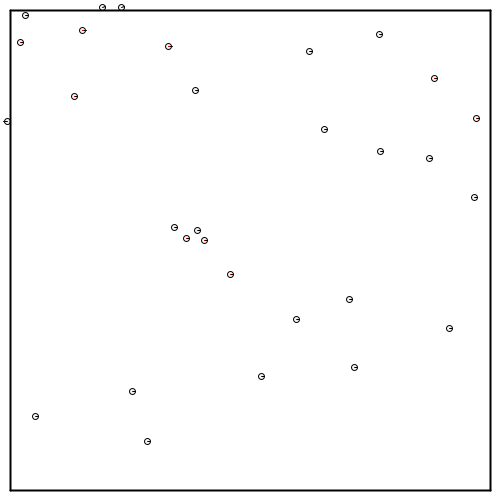
Frame 1 (no input)
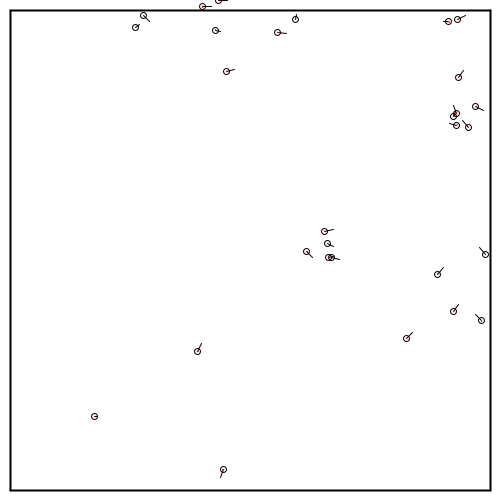
Frame 60 (the mouse pressed at the canvas centre just before this capture)
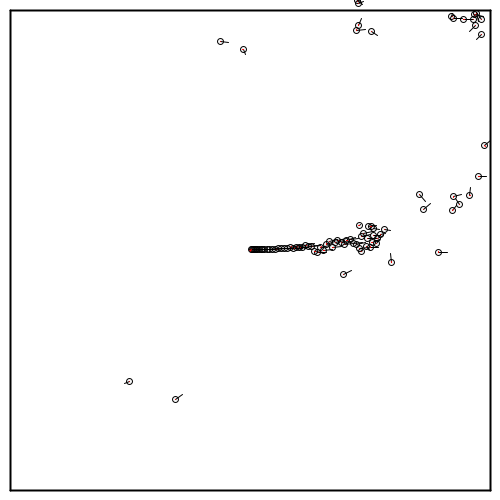
Frame 120 (the mouse held since frame 60 and released just before this capture)

The Processing sketch that drew these frames (run headless with seeded random() and noise(); from frame 60 on, the mouse is pressed at the canvas centre):

// Processing sketch: bee_swarm
// ── bee_swarm.pde

/////////////////////////////////////////
//                                     //
//          B E E   S W A R M          //
//                                     //
/////////////////////////////////////////

// (c) Martin Schneider @bitcraftlab 2013

int n = 1000;
Swarm swarm;
Space space;

Wall dummy = dummyWall();
Wall mouseWall = dummy;


float d_separation = 6; // separation distance
float d_cohesion = 50;    // cohesion distance
float d_alignment = 100;  // alignment distance
float d_density = 2.0;

float f_cohesion = 1.0;
float f_separation = 1.0;
float f_alignment = 1.0;


void setup() {
  size(500, 500);
  fill(0, 10);
  reset();
  swarm.addBees(30);
}

void draw() {
  background(255);
  swarm.step();
  space.draw();
  swarm.draw();
  
  // cursor
  pushStyle();
  stroke(255, 0, 0);
  mouseWall.draw();
  popStyle();
  
  if(mousePressed && mouseButton != RIGHT) {
    swarm.add(new Bee(mouseX, mouseY));
  }  
}

void reset() {
  swarm = new Swarm();
  space = new Space();
}

void keyPressed() {
  switch(key) {
    case ' ': reset(); break;
  }
}

void mousePressed() {

  if(mouseButton != LEFT) {
    mouseWall = new Wall(mouseX, mouseY, mouseX, mouseY);
  }
}

void mouseDragged() {
  if(mouseButton != LEFT) {
    mouseWall.x2 = mouseX;
    mouseWall.y2 = mouseY;
  }
}

void mouseReleased() {
  if(mouseButton != LEFT) {
    space.walls.add(mouseWall);
    mouseWall = dummy;
  }
}

// ── bee.pde


class Bee {
  
  
  float angle;
  PVector p, v, a;
  PVector force = new PVector();
  float r = 3;
  
  float vmax = 3;
  float fmax = 0.01;
  
  Bee(float x, float y) {
    p = new PVector(x, y);
    float ang =  0; //random(TWO_PI);
    v = new PVector(cos(ang), sin(ang));
    a = new PVector();
  }
  
  void interact() {
    
      ArrayList<Bee> others;
      PVector a = new PVector(0, 0);
     
      cohesion( space.getNeighbors(this, d_cohesion) );       // bee cohesion
      separation( space.getNeighbors(this, d_separation) );   // bee separation
      alignment( space.getNeighbors (this, d_alignment ) );  // bee alignment
    
      a.add(force);
      v.add(a);
      v.limit(vmax);
      p.add(v);
      
      // force.set(0, 0);
      bounce( space.walls );       

  }
  
  void move() {
    //p.add(v);
  }

  void draw() {
    
    strokeWeight(1);
    pushMatrix();
    pushStyle();
    
    // circle
    translate(p.x, p.y);
    stroke(0); ellipse(0, 0, 2*r, 2*r);
    
    // velocity
    stroke(0); line(0, 0, r * v.x , r * v.y);
    
    // force
    stroke(255, 0, 0); line(0, 0, r * force.x, r * force.y);
    
    popStyle();
    popMatrix();
  }
  
  // move towards to the center of the others
  void cohesion(ArrayList<Bee> others) {
    if(others.size() > 0) {
      PVector center = new PVector();
      for(Bee b : others) {
        center.add(b.p);
      }
      center.div(others.size());
      force.add( seek(center, f_cohesion));
    }
  };
  
  // move away from the center of others
  void separation(ArrayList<Bee> others) {
    if(others.size() > 0) {
      PVector center = new PVector();
      for(Bee b : others) {
        center.add(b.p);
      }
      center.div(others.size());
      PVector offcenter = PVector.sub(p, center);
      offcenter.setMag(d_separation * 2);
      offcenter.add(p);
      
      force.add(seek(offcenter, f_separation));
    }
  }
  
  
  // mix all velocities
  void alignment(ArrayList<Bee> others) {

    PVector vmix = new PVector();
    if(others.size() > 1){
      for(Bee b : others) {
        vmix.add(b.v);
      } 
      vmix.div(others.size()); 
      vmix.limit(vmax);
      PVector target = PVector.add(p, vmix);
      force.add(seek(target, f_alignment));
    }  
  };
  
  
  // bounce from walls
  void bounce(ArrayList<Wall> walls) {
    for(Wall wall: walls) {
      float d = wall.dist(p) - r;
      if(d < 0) {
        PVector n = wall.normal(p);
        n.normalize();
        p.sub(PVector.mult(n, d)); // move ball backwards so it does not intersect anymore
        v = wall.reflect(p, v);    // reflect the ball on the wall, or it's edges
        force.set(0, 0);
        //a = wall.reflect(p, a);
      }
    }
  };
  
  PVector seek(PVector target, float force) {
    PVector v2 = PVector.sub(target, p); 
    v2.normalize();
    v2.mult(vmax);
    PVector steer = PVector.sub(v2,v);
    steer.mult(force);
    steer.limit(fmax); 
    return steer;
  }
  
  /*
  // bounce from other bees
  void bounce(ArrayList<Bee> others) {
    for(Bee other: others) {
      float d = dist(this.p, other.p) - this.r - other.r;
    }
  }
  */

}

// ── space.pde


class Space {
  
  float d = 10;
  ArrayList<Wall> walls = new ArrayList();
  
  Space() {
    
    // corner points

    float x1 = d, y1 = d;
    float x2 = width - d, y2 = height - d;

    /*
    float x1 = random(width);
    float y1 = random(height);
    float x2 = random(width);
    float y2 = random(height);
    */
    
    // adding four walls, clock-wise
    walls.add(new Wall(x1, y1, x2, y1));
    walls.add(new Wall(x2, y1, x2, y2));
    walls.add(new Wall(x2, y2, x1, y2));
    walls.add(new Wall(x1, y2, x1, y1));
    
    // add some more random walls
    /*
    for(int i = 0; i < 10; i++) {
      int r = 100;
      float a = random(TWO_PI);
      float x = random(r, width - r);
      float y = random(r, height - r);
      float dx = r * sin(a), dy = r * cos(a);
      walls.add(new Wall(x - dx, y - dy, x + dx, y + dy));
    }
    */
    
  }
  
  // distance to the closest wall
  float dist(PVector v) {
    float dmin = width * 2;
    for(Wall w : walls) dmin = min(w.dist(v), dmin);
    return dmin;
  }
  
  // return neigbors from the swarm
  ArrayList<Bee> getNeighbors(Bee b, float r) {
    ArrayList<Bee> neighbors = new ArrayList();
    for(Bee other : swarm) {
      if(b != other && b.p.dist(other.p) < r) {
        neighbors.add(other);
      }
    }
    return neighbors;
  }
  
  
  
  void draw() {
    for(Wall w: walls) w.draw();
  }
  
}

// ── swarm.pde

class Swarm extends ArrayList<Bee> {
  
  void addBees(int n) {
    for(int i = 0; i < n; i++) {
      add(new Bee(random(width), random(height)));
    }
  }
  
  void step() {
    
    ArrayList<Bee> others;
    
    for(Bee b : this) {
      b.interact();  
      b.move();
    }
  }  
  
  void draw() {
    for(Bee b: this) b.draw(); 
  }
}

// ── wall.pde



// return an invisible dummy wall for the cursor
Wall dummyWall() {
  int d = -10; return new Wall(d,d,d,d);
}

class Wall {

  float x1, y1, x2, y2;
  
  Wall(float _x1, float _y1, float _x2, float _y2) {
    x1 = _x1;  y1 = _y1; x2 = _x2; y2 = _y2;
  }
  
  // Return the point of the line segment that is closest to p
  PVector nearest(PVector p) {

    // get points and vectors
    PVector p1 = new PVector(x1, y1), p2 = new PVector(x2, y2);
    PVector v1 = PVector.sub(p2, p1), v2 = PVector.sub(p, p1);

    // projection beyond the beginning of the line
    float c1 = v1.dot(v2);
    if (c1 <= 0) return p1;

    // projection beyond the end of the line
    float c2 = v1.dot(v1);
    if (c1 >= c2) return p2;

    // point projects onto the line
    PVector p0 = PVector.add(p1, PVector.mult(v1, c1 / c2));
    return p0;
  }
  
  // normal to the line
  // PVector normal() { return new PVector(y1 - y2, x2 - x1); }
  
  // normal to the segment
  PVector normal(PVector p) {
    return PVector.sub(p, nearest(p));
  }
  
  float dist(PVector p) {
    return p.dist(nearest(p)); 
  }
  
  PVector reflect(PVector p, PVector v) {
    PVector n = normal(p);
    float c1 = PVector.mult(v, 2).dot(n);
    float c2 = n.dot(n); 
    return PVector.sub(v, PVector.mult(n, c1 / c2 ));
  }

  void draw() {
    strokeWeight(2);
    line(x1, y1, x2, y2);
  }
}
